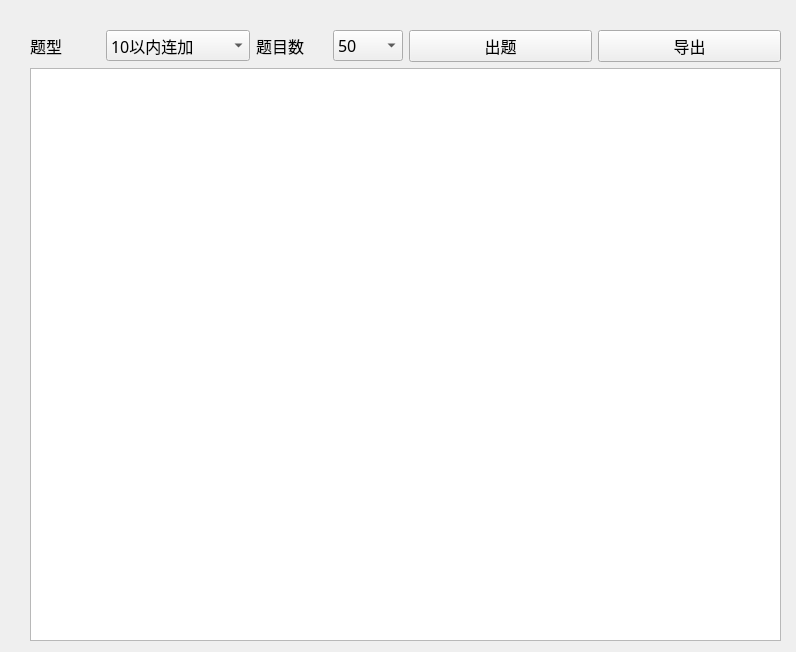
<?xml version="1.0" encoding="UTF-8"?>
<ui version="4.0">
 <class>Form</class>
 <widget class="QWidget" name="Form">
  <property name="geometry">
   <rect>
    <x>0</x>
    <y>0</y>
    <width>796</width>
    <height>652</height>
   </rect>
  </property>
  <property name="windowTitle">
   <string>一年级数学加减口算出题系统</string>
  </property>
  <widget class="QWidget" name="">
   <property name="geometry">
    <rect>
     <x>30</x>
     <y>30</y>
     <width>751</width>
     <height>611</height>
    </rect>
   </property>
   <layout class="QVBoxLayout" name="verticalLayout">
    <item>
     <layout class="QHBoxLayout" name="horizontalLayout_3">
      <item>
       <layout class="QHBoxLayout" name="horizontalLayout_2">
        <item>
         <widget class="QLabel" name="label">
          <property name="font">
           <font>
            <family>微软雅黑</family>
            <pointsize>12</pointsize>
           </font>
          </property>
          <property name="text">
           <string>题型</string>
          </property>
         </widget>
        </item>
        <item>
         <widget class="QComboBox" name="cbbType">
          <property name="font">
           <font>
            <family>微软雅黑</family>
            <pointsize>12</pointsize>
           </font>
          </property>
          <item>
           <property name="text">
            <string>10以内连加</string>
           </property>
          </item>
          <item>
           <property name="text">
            <string>10以内连减</string>
           </property>
          </item>
          <item>
           <property name="text">
            <string>10以内加减混合</string>
           </property>
          </item>
         </widget>
        </item>
        <item>
         <widget class="QLabel" name="label_2">
          <property name="font">
           <font>
            <family>微软雅黑</family>
            <pointsize>12</pointsize>
           </font>
          </property>
          <property name="text">
           <string>题目数</string>
          </property>
         </widget>
        </item>
        <item>
         <widget class="QComboBox" name="cbbNum">
          <property name="font">
           <font>
            <family>微软雅黑</family>
            <pointsize>12</pointsize>
           </font>
          </property>
          <item>
           <property name="text">
            <string>50</string>
           </property>
          </item>
          <item>
           <property name="text">
            <string>100</string>
           </property>
          </item>
         </widget>
        </item>
       </layout>
      </item>
      <item>
       <layout class="QHBoxLayout" name="horizontalLayout">
        <item>
         <widget class="QPushButton" name="btnGen">
          <property name="font">
           <font>
            <family>微软雅黑</family>
            <pointsize>12</pointsize>
           </font>
          </property>
          <property name="text">
           <string>出题</string>
          </property>
         </widget>
        </item>
        <item>
         <widget class="QPushButton" name="btnExport">
          <property name="font">
           <font>
            <family>微软雅黑</family>
            <pointsize>12</pointsize>
           </font>
          </property>
          <property name="text">
           <string>导出</string>
          </property>
         </widget>
        </item>
       </layout>
      </item>
     </layout>
    </item>
    <item>
     <widget class="QTextEdit" name="teItems">
      <property name="font">
       <font>
        <family>微软雅黑</family>
        <pointsize>14</pointsize>
       </font>
      </property>
      <property name="documentTitle">
       <string>一年级10以内加减混合口算练习题</string>
      </property>
      <property name="readOnly">
       <bool>true</bool>
      </property>
      <property name="tabStopWidth">
       <number>80</number>
      </property>
     </widget>
    </item>
   </layout>
  </widget>
 </widget>
 <resources/>
 <connections>
  <connection>
   <sender>btnGen</sender>
   <signal>clicked()</signal>
   <receiver>Form</receiver>
   <slot>generate()</slot>
   <hints>
    <hint type="sourcelabel">
     <x>391</x>
     <y>33</y>
    </hint>
    <hint type="destinationlabel">
     <x>573</x>
     <y>6</y>
    </hint>
   </hints>
  </connection>
  <connection>
   <sender>btnExport</sender>
   <signal>clicked()</signal>
   <receiver>Form</receiver>
   <slot>export()</slot>
   <hints>
    <hint type="sourcelabel">
     <x>630</x>
     <y>44</y>
    </hint>
    <hint type="destinationlabel">
     <x>343</x>
     <y>287</y>
    </hint>
   </hints>
  </connection>
 </connections>
 <slots>
  <slot>generate()</slot>
  <slot>export()</slot>
 </slots>
</ui>
